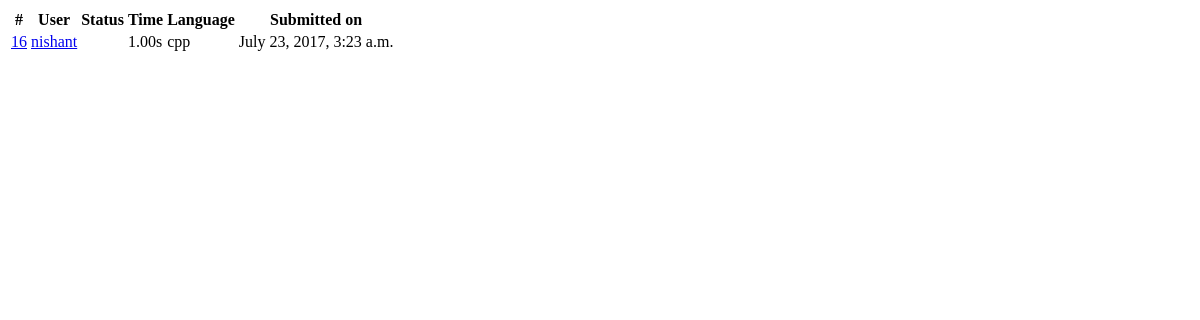
/problemset/1/status/, run on an earlier commit of the app's database.
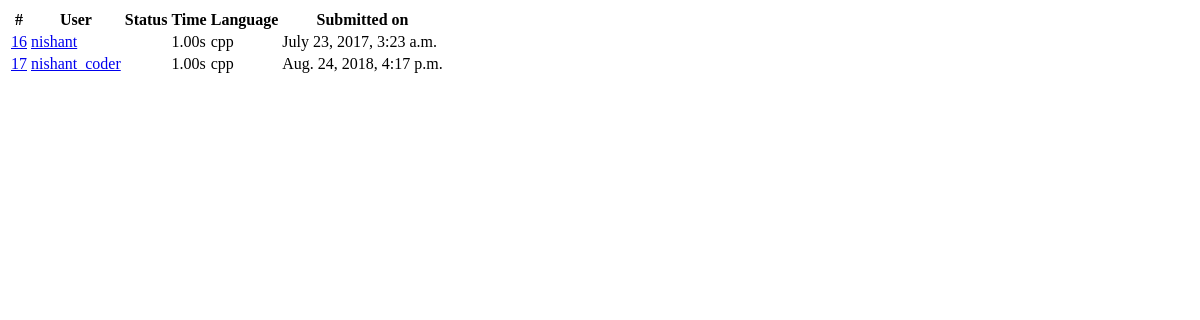
And on a later commit of the database.
### submissions/models.py (models this page shows, shortened)
class Submission(models.Model):
    lang = models.CharField(validators=[validate_lang], max_length=10, default='cpp')
    code = models.FileField(null=True)
    status = models.CharField(max_length=10, blank=True)
    toe = models.CharField(max_length=10, default='1.00')
    user = models.ForeignKey(User, on_delete=models.CASCADE)
    problem = models.ForeignKey(Problem, on_delete=models.CASCADE)
    created_at = models.DateTimeField(auto_now_add=True)
    lang_map = {
        'c': '.c',
        'cpp': '.cpp',
        'java': '.java',
        'python': '.py'
    }

### problemset/views.py (the view)
# urls.py: url(r'^(?P<pid>[.\-_\w]+)/status/$', StatusView.as_view(), name='problem-status'),
class StatusView(View):
    template_name = 'problemset/submissions.html'
    def get(self, request, pid):
        problem = get_object_or_404(Problem, pk=pid)
        submissions = problem.submission_set.all()
        return render(request, self.template_name, {'submissions': submissions})

### problemset/templates/problemset/submissions.html
<table>
    <tr>
        <th>#</th>
        <th>User</th>
        <th>Status</th>
        <th>Time</th>
        <th>Language</th>
        <th>Submitted on</th>
    </tr>
    {% for submission in submissions %}
        <tr>
            <td><a href="{% url 'submissions:submission' submission.id %}">
                {{ submission.id }}</a></td>
            <td><a href="{% url 'users:detail' submission.user.username %}">
                {{ submission.user.username }}</a></td>
            <td>{{ submission.status }}</td>
            <td>{{ submission.toe }}s</td>
            <td>{{ submission.lang }}</td>
            <td>{{ submission.created_at }}</td>
        </tr>
    {% endfor %}
</table>

What changed in the data, as far as the page shows it:
added Submission: id "17", user.username "nishant_coder", toe "1.00", lang "cpp", created_at "Aug. 24, 2018, 4:17 p.m."
